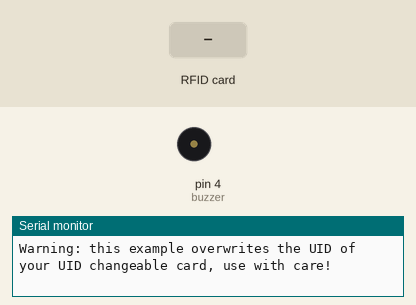
A sketch run on a simulated Arduino Uno, built with avr-gcc and run on an emulated ATmega328P. On the bench: buzzer (waves = sounding), the last lines printed to the serial monitor. Inputs (shaded band) come from the test bench.

Above: at 1.2 s.
1.3 s: RFID card 5E 7A 19 C4 held to the reader
At 1.65 s:
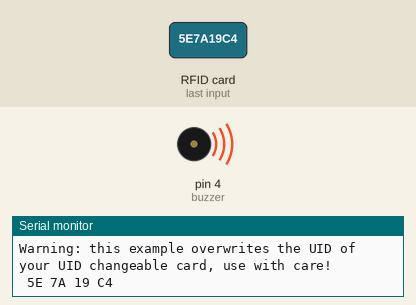
Timing chart, 0 to 4.3 s (numbered marks = the images above; inputs shaded):
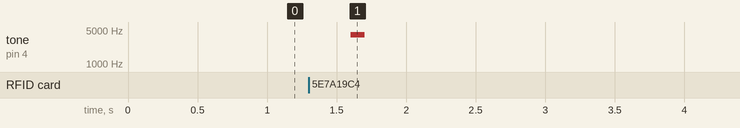

The sketch:

arduino-code.ino
```cpp
//This code was adapted from the ChangeUID example code from the MFRC522 libraries.
#include <SPI.h>
#include <MFRC522.h>
#define RST_PIN 9
#define SS_PIN 10
const int buzzer = 4; //buzzer to arduino pin 4
MFRC522 mfrc522(SS_PIN, RST_PIN); // Create MFRC522 instance
MFRC522::MIFARE_Key key;
void setup() {
// put your setup code here, to run once:
Serial.begin(9600); // Initialize serial communications with the PC
while (!Serial); // Do nothing if no serial port is opened (added for Arduinos based on ATMEGA32U4)
SPI.begin(); // Init SPI bus
mfrc522.PCD_Init(); // Init MFRC522 card
Serial.println(F("Warning: this example overwrites the UID of your UID changeable card, use with care!"));
}
void loop() {
// put your main code here, to run repeatedly:
// Look for new cards, and select one if present
if ( ! mfrc522.PICC_IsNewCardPresent() || ! mfrc522.PICC_ReadCardSerial() ) {
delay(1500);
return;
}
// Now a card is selected. The UID and SAK is in mfrc522.uid.
//Serial.print(F("Card UID:"));
for (byte i = 0; i < mfrc522.uid.size; i++) {
Serial.print(mfrc522.uid.uidByte[i] < 0x10 ? " 0" : " ");
Serial.print(mfrc522.uid.uidByte[i], HEX);
}
tone(buzzer, 4000); // Send 1KHz sound signal...
delay(100); // ...for 1 sec
noTone(buzzer); // Stop sound...
delay(100); // ...for 1sec
// Serial.println();
}
```

Measured:
- after the input at 1.3 s, tone on pin 4 (buzzer): silent → 4000 Hz after 0.30 s, → silent 0.10 s later
